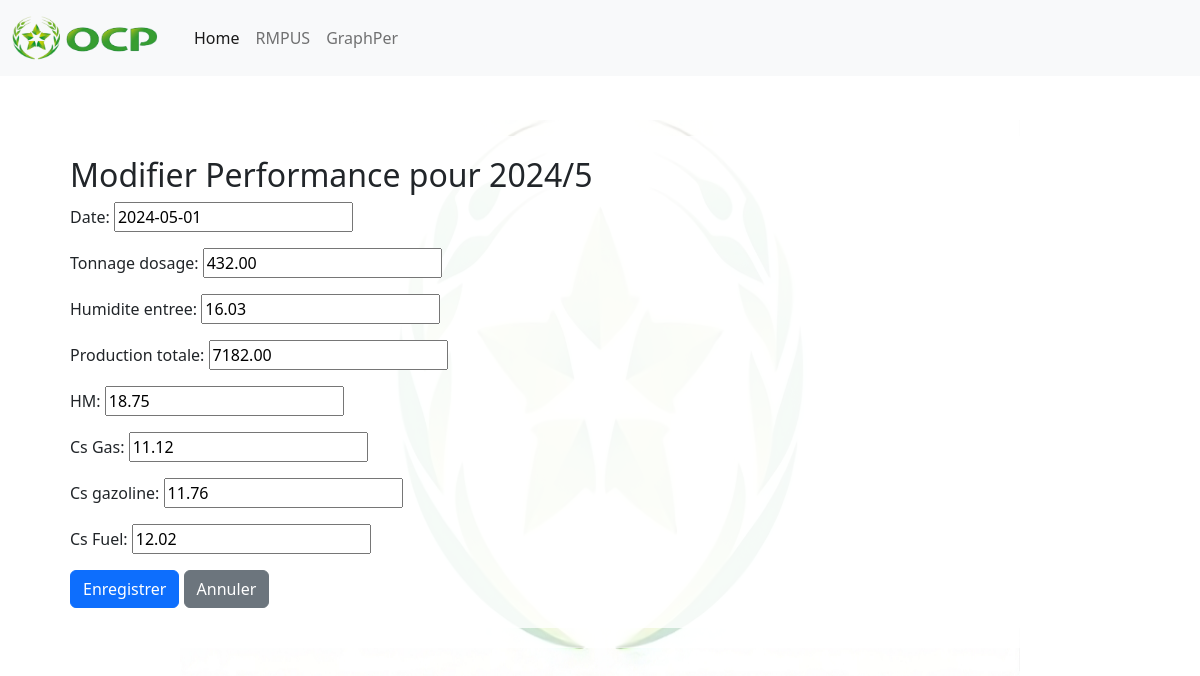
The app's page /performance/2024/5/edit/59/ with its own data.
### myapp/models.py (models this page shows, shortened)
class Performance(models.Model):
    date = models.DateField(null=True, blank=True)
    Tonnage_dosage = models.DecimalField(max_digits=10, decimal_places=2, null=True, blank=True)
    Humidite_entree = models.DecimalField(max_digits=10, decimal_places=2, null=True, blank=True)
    Production_totale = models.DecimalField(max_digits=10, decimal_places=2, null=True, blank=True)
    HM = models.DecimalField(max_digits=10, decimal_places=2, null=True, blank=True)
    Cs_Gas = models.DecimalField(max_digits=10, decimal_places=2, null=True, blank=True)
    Cs_gazoline = models.DecimalField(max_digits=10, decimal_places=2, null=True, blank=True)
    Cs_Fuel = models.DecimalField(max_digits=10, decimal_places=2, null=True, blank=True)

### myapp/views.py (the view)
# urls.py: path('performance/<int:year>/<int:month>/edit/<int:performance_id>/', views.edit_performance, name='edit_performance'),
def edit_performance(request, year, month, performance_id):
    performance = get_object_or_404(Performance, id=performance_id)
    if request.method == 'POST':
        form = PerformanceForm(request.POST, instance=performance)
        if form.is_valid():
            form.save()
            return redirect('performance_daily', year=year, month=month)
    else:
        form = PerformanceForm(instance=performance)
    return render(request, 'edit_performance.html', {'form': form, 'year': year, 'month': month})

### myapp/forms.py
class PerformanceForm(forms.ModelForm):
    class Meta:
        model = Performance
        fields = '__all__'  # Ou spécifiez les champs que vous voulez afficher dans le formulaire

### myapp/templates/edit_performance.html (shortened to what this page needs)
{% extends "base.html" %}
{% block content %}
<div class="container">
    <h2>Modifier Performance pour {{ year }}/{{ month }}</h2>
    <form method="POST">
        {{ form.as_p }}
        <button type="submit" class="btn btn-primary">Enregistrer</button>
        <a href="{% url 'performance_daily' year=year month=month %}" class="btn btn-secondary">Annuler</a>
    </form>
</div>
{% endblock %}

### records on screen
Performance: date "2024-05-01", Tonnage_dosage "432.00", Humidite_entree "16.03", Production_totale "7182.00", HM "18.75", Cs_Gas "11.12", Cs_gazoline "11.76", Cs_Fuel "12.02"

### other values on screen
{{ year }} "2024"
{{ month }} "5"
